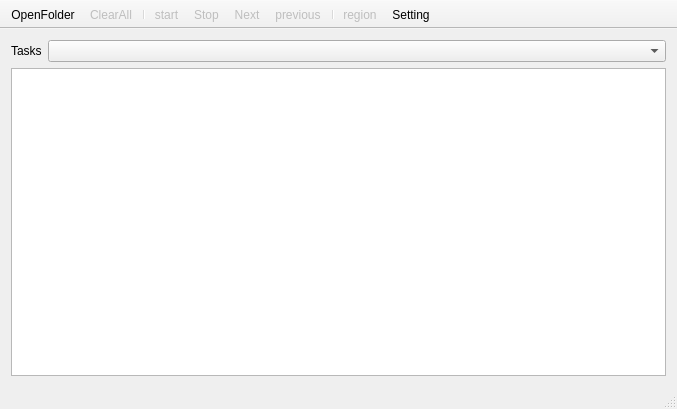
<?xml version="1.0" encoding="UTF-8"?>
<ui version="4.0">
 <class>MainWindow</class>
 <widget class="QMainWindow" name="MainWindow">
  <property name="geometry">
   <rect>
    <x>0</x>
    <y>0</y>
    <width>677</width>
    <height>409</height>
   </rect>
  </property>
  <property name="windowTitle">
   <string>Object recognition</string>
  </property>
  <widget class="QWidget" name="centralWidget">
   <layout class="QGridLayout" name="gridLayout">
    <item row="0" column="0">
     <widget class="QLabel" name="label">
      <property name="sizePolicy">
       <sizepolicy hsizetype="Maximum" vsizetype="Preferred">
        <horstretch>0</horstretch>
        <verstretch>0</verstretch>
       </sizepolicy>
      </property>
      <property name="text">
       <string>Tasks</string>
      </property>
     </widget>
    </item>
    <item row="0" column="1">
     <widget class="QComboBox" name="comboBoxTasks">
      <property name="sizePolicy">
       <sizepolicy hsizetype="Preferred" vsizetype="Fixed">
        <horstretch>0</horstretch>
        <verstretch>0</verstretch>
       </sizepolicy>
      </property>
     </widget>
    </item>
    <item row="1" column="0" colspan="2">
     <widget class="qte::img_region_selector" name="graphicsViewImg"/>
    </item>
   </layout>
  </widget>
  <widget class="QToolBar" name="mainToolBar">
   <property name="movable">
    <bool>false</bool>
   </property>
   <property name="floatable">
    <bool>false</bool>
   </property>
   <attribute name="toolBarArea">
    <enum>TopToolBarArea</enum>
   </attribute>
   <attribute name="toolBarBreak">
    <bool>false</bool>
   </attribute>
   <addaction name="actionOpenFolder"/>
   <addaction name="actionClearAll"/>
   <addaction name="separator"/>
   <addaction name="actionStart"/>
   <addaction name="actionStop"/>
   <addaction name="actionNext"/>
   <addaction name="actionPrevious"/>
   <addaction name="separator"/>
   <addaction name="actionRegion"/>
   <addaction name="actionSetting"/>
  </widget>
  <widget class="QStatusBar" name="statusBar"/>
  <action name="actionStart">
   <property name="enabled">
    <bool>false</bool>
   </property>
   <property name="icon">
    <iconset resource="../pics.qrc">
     <normaloff>:/pics/start.png</normaloff>:/pics/start.png</iconset>
   </property>
   <property name="text">
    <string>start</string>
   </property>
   <property name="toolTip">
    <string>Start algorithm</string>
   </property>
  </action>
  <action name="actionStop">
   <property name="enabled">
    <bool>false</bool>
   </property>
   <property name="icon">
    <iconset resource="../pics.qrc">
     <normaloff>:/pics/stop.png</normaloff>:/pics/stop.png</iconset>
   </property>
   <property name="text">
    <string>Stop</string>
   </property>
   <property name="toolTip">
    <string>Stop algorithm</string>
   </property>
   <property name="visible">
    <bool>false</bool>
   </property>
  </action>
  <action name="actionOpenFolder">
   <property name="icon">
    <iconset resource="../pics.qrc">
     <normaloff>:/pics/open_folder.png</normaloff>:/pics/open_folder.png</iconset>
   </property>
   <property name="text">
    <string>OpenFolder</string>
   </property>
   <property name="toolTip">
    <string>Open folder</string>
   </property>
  </action>
  <action name="actionSetting">
   <property name="icon">
    <iconset resource="../pics.qrc">
     <normaloff>:/pics/setting.png</normaloff>:/pics/setting.png</iconset>
   </property>
   <property name="text">
    <string>Setting</string>
   </property>
   <property name="toolTip">
    <string>Setting tools</string>
   </property>
  </action>
  <action name="actionClearAll">
   <property name="enabled">
    <bool>false</bool>
   </property>
   <property name="icon">
    <iconset resource="../pics.qrc">
     <normaloff>:/pics/clipboard_empty.png</normaloff>:/pics/clipboard_empty.png</iconset>
   </property>
   <property name="text">
    <string>ClearAll</string>
   </property>
   <property name="toolTip">
    <string>Clear all of the files/videos</string>
   </property>
   <property name="visible">
    <bool>false</bool>
   </property>
  </action>
  <action name="actionNext">
   <property name="enabled">
    <bool>false</bool>
   </property>
   <property name="icon">
    <iconset resource="../pics.qrc">
     <normaloff>:/pics/resultset_next.png</normaloff>:/pics/resultset_next.png</iconset>
   </property>
   <property name="text">
    <string>Next</string>
   </property>
   <property name="toolTip">
    <string>Next image</string>
   </property>
   <property name="visible">
    <bool>false</bool>
   </property>
  </action>
  <action name="actionPrevious">
   <property name="enabled">
    <bool>false</bool>
   </property>
   <property name="icon">
    <iconset resource="../pics.qrc">
     <normaloff>:/pics/resultset_previous.png</normaloff>:/pics/resultset_previous.png</iconset>
   </property>
   <property name="text">
    <string>previous</string>
   </property>
   <property name="toolTip">
    <string>Previous image</string>
   </property>
   <property name="visible">
    <bool>false</bool>
   </property>
  </action>
  <action name="actionRegion">
   <property name="enabled">
    <bool>false</bool>
   </property>
   <property name="icon">
    <iconset>
     <normalon>:/pics/layer.png</normalon>
    </iconset>
   </property>
   <property name="text">
    <string>region</string>
   </property>
   <property name="toolTip">
    <string>Select region</string>
   </property>
  </action>
 </widget>
 <layoutdefault spacing="6" margin="11"/>
 <customwidgets>
  <customwidget>
   <class>qte::img_region_selector</class>
   <extends>QGraphicsView</extends>
   <header>img_region_selector.hpp</header>
  </customwidget>
 </customwidgets>
 <resources>
  <include location="../pics.qrc"/>
 </resources>
 <connections/>
</ui>
